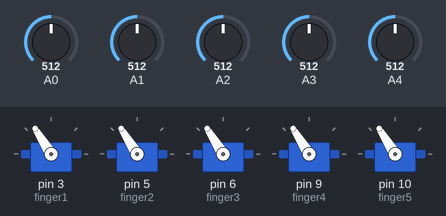
Bench run of a sketch on a simulated Arduino Uno, built with avr-gcc and run on an emulated ATmega328P. Parts: 5 × servo. The test bench sets the inputs (shaded band); at power-on: A0 = 512, A1 = 512, A2 = 512, A3 = 512, A4 = 512.

Above: at 1.2 s.
1.3 s: A0 set to 716
At 1.8 s:
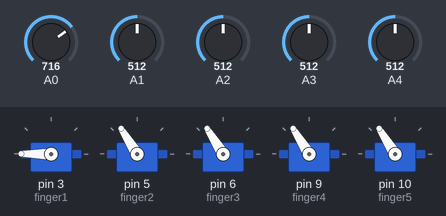
2.8 s: A1 set to 716
At 3.6 s:
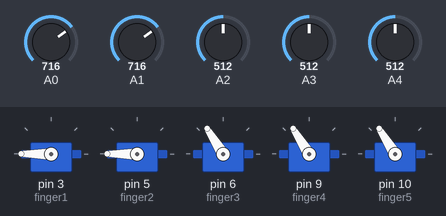
4.3 s: A2 set to 716
At 4.8 s:
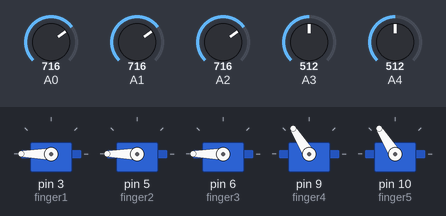
5.8 s: A3 set to 716
At 6.5 s:
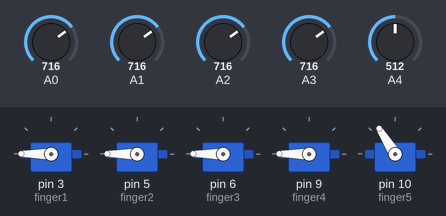
7.3 s: A4 set to 716
At 8.2 s:
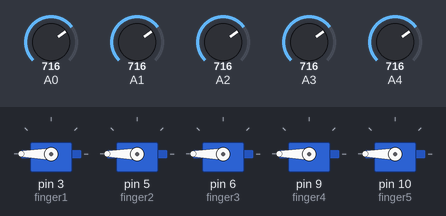
8.8 s: A0 set to 306
At 9.5 s:
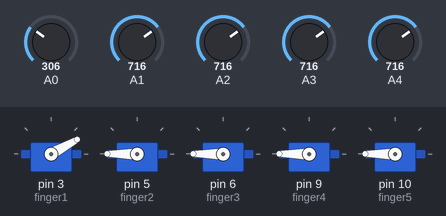
Timing chart, 0 to 11.3 s (numbered marks = the images above; inputs shaded):
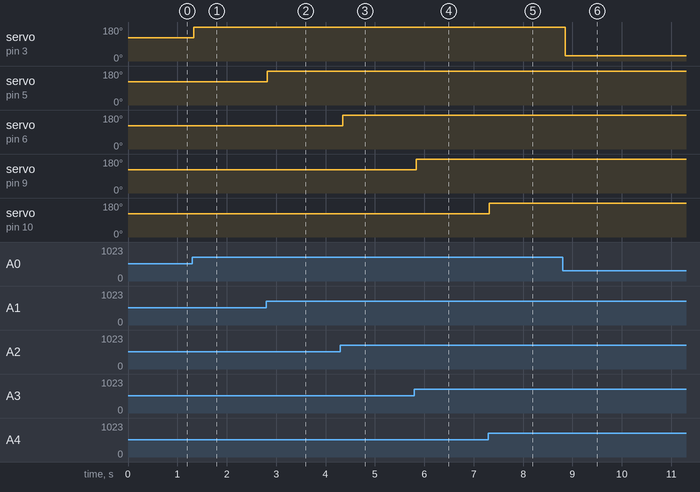

The sketch:

main_robotique.ino
```cpp
#include <Servo.h>

Servo finger1, finger2, finger3, finger4, finger5;

int signal1, signal2, signal3, signal4, signal5;
int angle1, angle2, angle3, angle4, angle5;

void setup() {
  finger1.attach(3);
  finger2.attach(5);
  finger3.attach(6);
  finger4.attach(9);
  finger5.attach(10);

  Serial.begin(9600);
}

void loop() {

  signal1 = analogRead(A0);
  signal2 = analogRead(A1);
  signal3 = analogRead(A2);
  signal4 = analogRead(A3);
  signal5 = analogRead(A4);


  angle1 = map(signal1, 240, 639, 0, 180);
  angle2 = map(signal2, 240, 639, 0, 180);
  angle3 = map(signal3, 240, 639, 0, 180);
  angle4 = map(signal4, 240, 639, 0, 180);
  angle5 = map(signal5, 240, 639, 0, 180);


  finger1.write(angle1);
  finger2.write(angle2);
  finger3.write(angle3);
  finger4.write(angle4);
  finger5.write(angle5);

  delay(50);
}
```

Measured:
- after the input at 1.3 s, servo on pin 3 (finger1): 122° → 180° at once
- after the input at 2.8 s, servo on pin 5 (finger2): 122° → 180° at once
- after the input at 4.3 s, servo on pin 6 (finger3): 122° → 180° after 0.05 s
- after the input at 5.8 s, servo on pin 9 (finger4): 122° → 180° at once
- after the input at 7.3 s, servo on pin 10 (finger5): 122° → 180° at once
- after the input at 8.8 s, servo on pin 3 (finger1): 180° → 29° after 0.05 s
